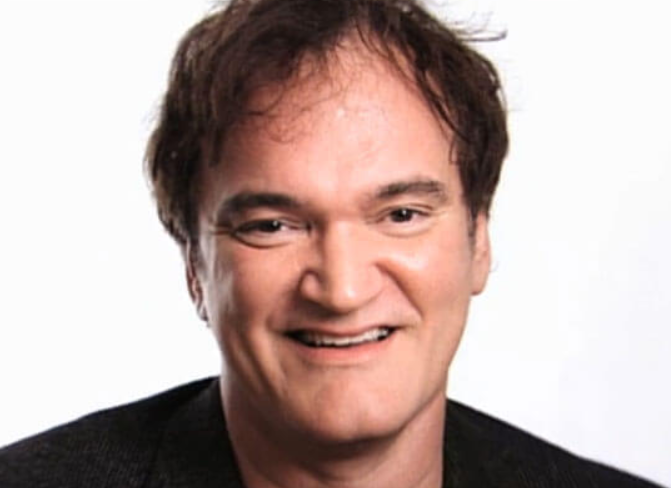
//> input picture src/Tarantino.png, 671 x 488 px
$ ./main   (built with g++ and OpenCV 4)
//> lines starting //> are read from the running program, lines starting //| are printed output that depends on the picture; after the words box and inside, x2 and y2 are one past the last pixel; in counts of white or black regions, pixels touching at a corner belong together
#include "distance.h"

using namespace cv;
using namespace std;

//sources adress
string path = "C:/Users/fszat/source/repos/WMA/src/";

//initialize cascade classifier - a class for object detection
//use pretrained opencv haar cascade
string face_cascade_name = path + "haarcascade_frontalface_alt.xml";
CascadeClassifier face_cascade;

int main(int argc, char **argv)
{
	//INITIALIZING CLASSIFIER, LOADING AND PREPARING IMAGE AND VIDEO


	//load the cascade - if loading failed, throw an error
	if (!face_cascade.load(face_cascade_name))
	{
		cout << "Error loading cascade" << std::endl;
		return -1;
	};

	//load the face we are seeking - -||-
	string file_name = "Tarantino.png";
	Mat base_face = imread(path + file_name);
//> base_face is the input picture: 488 rows x 671 cols, CV_8UC3; mean B, G, R 165.2, 169.9, 189.4
	if (base_face.empty())
	{
		cout << "Error loading face" << std::endl;
		return -1;
	}

	//extract the face from image
	//convert the basic image to grayscale and use classifier

	std::vector<Rect> face_seeked;
	Mat gray_base_face;
	cvtColor(base_face, gray_base_face, CV_BGR2GRAY);
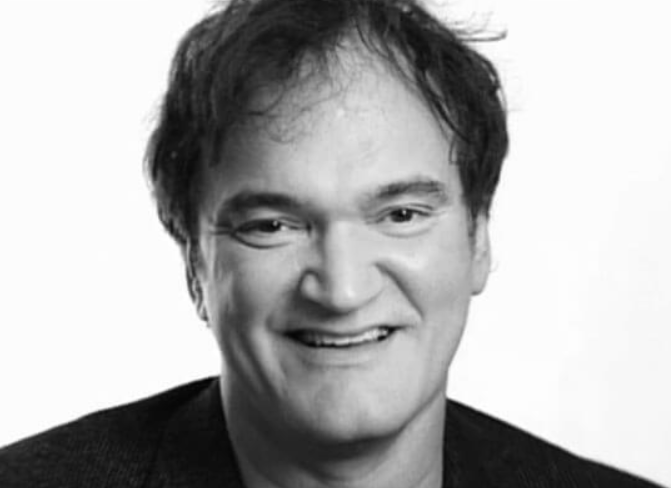
//> gray_base_face: 488 rows x 671 cols, CV_8UC1; min 2, max 255, mean 175.2

	//detect faces
	//returns list of rectangles containing detected faces
	//detects objects of different sizes
	//1.05 - how much is the image scaled
	//3 - minimum neighboors detected to keep processing face
	//flags - not used
	//minimum size of detected face
	face_cascade.detectMultiScale(gray_base_face, face_seeked, 1.05, 3, 0 | CV_HAAR_SCALE_IMAGE, Size(20, 20));
//> face_seeked = 1 Rect (x, y, width, height): [186, 95, 312, 312]

	//draw rectangle on detected face
	for (size_t i = 0; i < face_seeked.size(); i++)
	{
		rectangle(base_face, Size(face_seeked[i].x, face_seeked[i].y), Size(face_seeked[i].x + face_seeked[i].width, face_seeked[i].y + face_seeked[i].height), Scalar(255, 0, 255), 2, 8);
	}
//> this loop made 1 pass
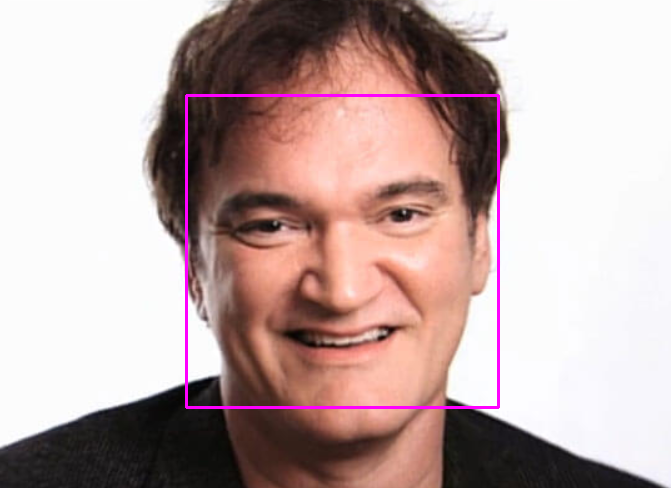
//> base_face: 488 rows x 671 cols, CV_8UC3; 1.14% of pixels changed, all inside (x1, y1, x2, y2) = (185, 94, 500, 409)

	//if there is no face throw and error
	if (face_seeked.size() == 0)
	{
		cout << "Given image contains no face" << std::endl;
		return -1;
	}

	//save the detected face, which is the only one detected
	Size faceSize = face_seeked[0].size();
//> faceSize = Size(312, 312)

	//get HSV histogram for later use
//> (the run ends here: the program needs code that is not available in this run, at `Mat hsv_model_hist = hsv_hist(base_face, face_seeked[0], base_face.siz..`)

$ run again, with src/Animals.jpg saved as src/Tarantino.png
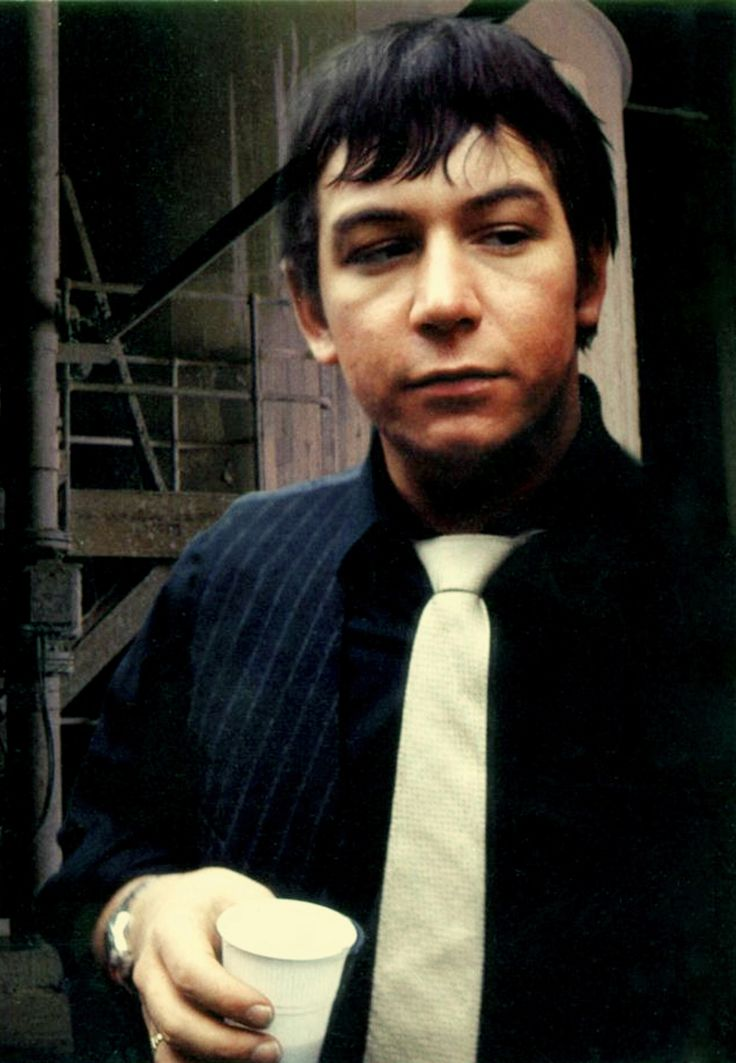
//> input picture src/Animals.jpg, 736 x 1063 px
//> base_face is the input picture: 1063 rows x 736 cols, CV_8UC3; mean B, G, R 43, 50.6, 53.7
//> `cvtColor(base_face, gray_base_face, CV_BGR2GRAY);`:
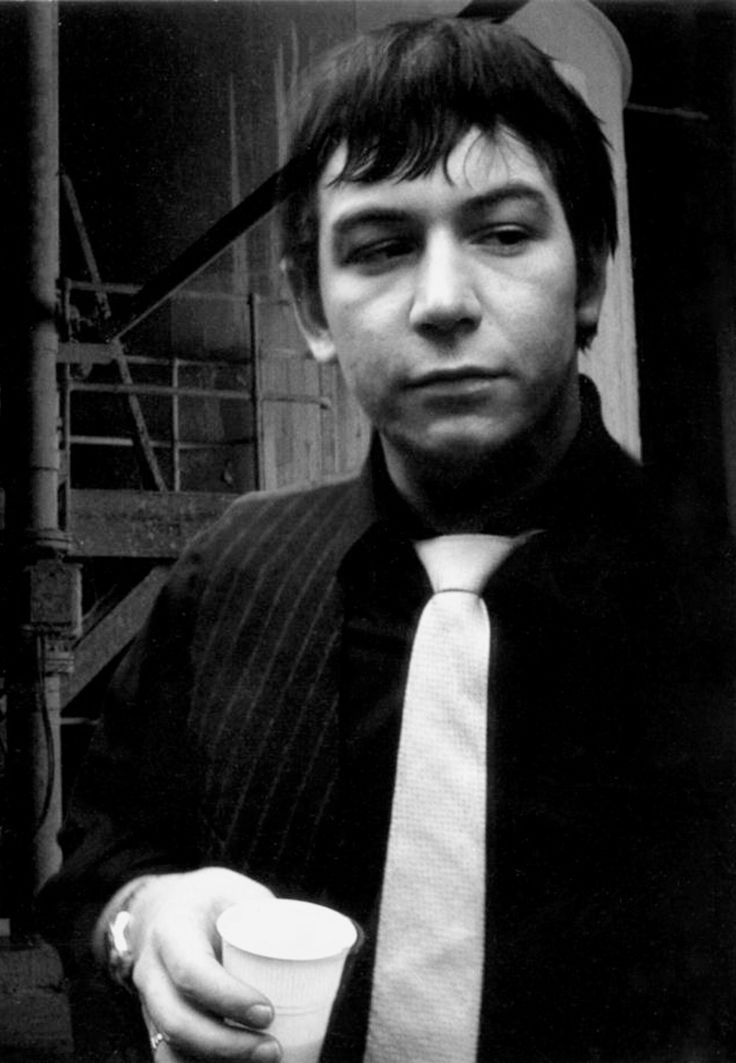
//> gray_base_face: 1063 rows x 736 cols, CV_8UC1; min 0, max 249, mean 50.6
//> face_seeked = 2 Rects (x, y, width, height): [409, 589, 95, 95], [280, 110, 333, 333]
//> the loop `for (size_t i = 0; i < face_seeked.size(); i++)` made 2 passes
//> after the loop `for (size_t i = 0; i < face_seeked.size(); i++)`:
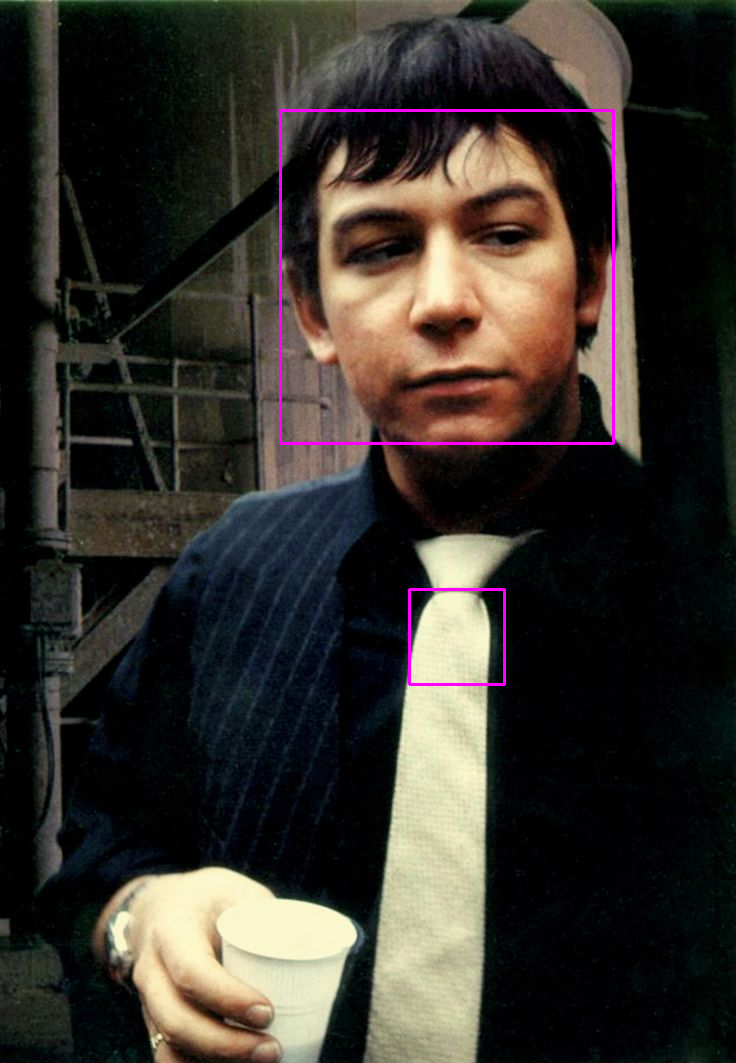
//> base_face: 1063 rows x 736 cols, CV_8UC3; 0.66% of pixels changed, all inside (x1, y1, x2, y2) = (279, 109, 615, 686)
//> faceSize = Size(95, 95)
